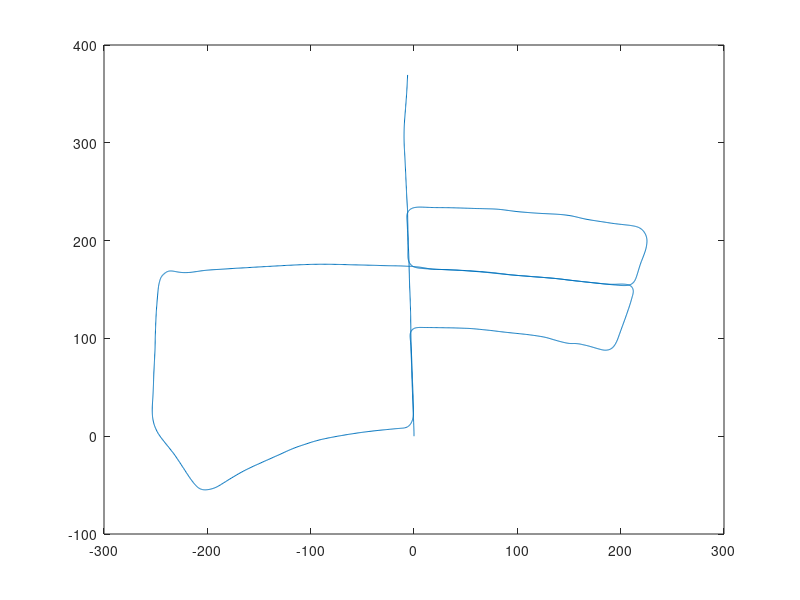

MATLAB code for this plot:
clc;clear ;
data_source=load('./poses/05.txt');
GTposes=zeros(length(data_source),2);
%%look for closure
for index=1:length(data_source)
    GTposes(index,:)=[data_source(index,4),data_source(index,12)];
end
plot(GTposes(1:end,1),GTposes(1:end,2));
count=1;
for i=301:length(GTposes)
    for j=1:i-300
        distance(j,1)=sqrt((GTposes(j,1)-GTposes(i,1))^2+(GTposes(j,2)-GTposes(i,2))^2);
    end
    [min_dist,loop_index]=min(distance);
    if(min_dist<4)
        gt_cloure_data(count,:)=[i,loop_index,min_dist];
        count=count+1;
    end
end
%% Save the result into csv file 
save_dir = strcat('./gt_loop/','/');
save_file_name = strcat(save_dir, '/GT_loop_05.csv');
if( ~exist(save_dir))
    mkdir(save_dir)
end
csvwrite(save_file_name, gt_cloure_data);
